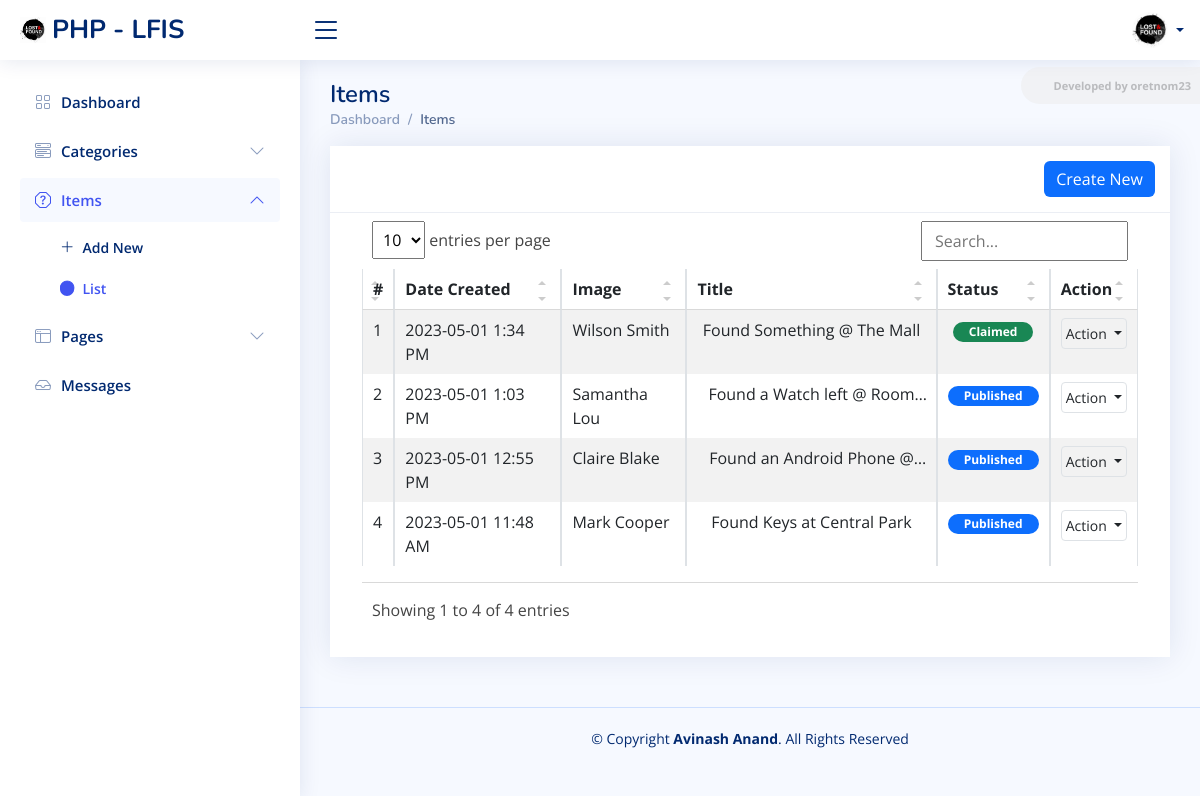
Screenshot of /admin/?page=items (signed in) with the database file from the repository.
### tables this page shows
CREATE TABLE `item_list` (
  `id` bigint(30) NOT NULL,
  `category_id` bigint(30) NOT NULL,
  `fullname` text NOT NULL,
  `title` text NOT NULL,
  `description` text NOT NULL,
  `contact` text NOT NULL,
  `image_path` text DEFAULT NULL,
  `status` tinyint(1) NOT NULL DEFAULT 0,
  `created_at` datetime NOT NULL DEFAULT current_timestamp(),
  `updated` datetime DEFAULT NULL ON UPDATE current_timestamp()
);

### admin/items/index.php (the view, shortened to what this page needs)
<div class="card card-outline rounded-0 card-navy">
	<div class="card-header ">
		<div class="card-tools d-flex justify-content-end">
			<a href="<?= base_url ?>admin?page=items/manage_item" id="create_new" class="btn btn-flat btn-primary bg-gradient-teal border-0 rounded00"><span class="fas fa-plus"></span>  Create New</a>
		</div>
	</div>
	<div class="card-body">
        <div class="container-fluid">
			<div class="table-responsive">
				<table class="table table-sm table-hover table-striped table-bordered" id="list">
					<colgroup>
						<col width="5%">
						<col width="20%">
						<col width="15%">
						<col width="35%">
						<col width="15">
						<col width="10%">
					</colgroup>
					<thead>
						<tr>
							<th>#</th>
							<th>Date Created</th>
							<th>Image</th>
							<th>Title</th>
							<th>Status</th>
							<th>Action</th>
						</tr>
					</thead>
					<tbody>
						<?php
						$i = 1;
						$qry = $conn->query("SELECT *, COALESCE((SELECT name FROM `category_list` where `category_list`.`id` = `item_list`.`category_id`  ), 'N/A') as category from `item_list` order by abs(unix_timestamp(`created_at`)) desc ");
						while($row = $qry->fetch_assoc()):
						?>
							<tr>
								<td class="align-items-center text-center"><?php echo $i++; ?></td>
								<td class="align-items-center"><?php echo date("Y-m-d g:i A",strtotime($row['created_at'])) ?></td>
								<td class="align-items-center"><?= $row['fullname'] ?></td>
								<td class="align-items-center"><p class="text-center truncate-1" style="max-width:250px"><?= $row['title'] ?></p></td>
								<td class="align-items-center justify-content-center text-center">
									<?php if($row['status'] == 1): ?>
										<span class="badge bg-primary px-3 rounded-pill">Published</span>
									<?php elseif($row['status'] == 2): ?>
										<span class="badge bg-success px-3 rounded-pill">Claimed</span>
									<?php else: ?>
										<span class="badge bg-secondary px-3 rounded-pill">Pending</span>
									<?php endif; ?>
								</td>
								<td class="align-items-center" align="center">
									<div class="dropdown">
										<button type="button" class="btn btn-flat p-1 btn-default btn-sm border dropdown-toggle dropdown-icon" data-bs-toggle="dropdown">
												Action
										</button>
									</div>
								</td>
							</tr>
						<?php endwhile; ?>
					</tbody>
				</table>
			</div>
		</div>
	</div>
</div>

### assets/css/style.css (style rules this page uses)
:root { scroll-behavior: smooth; }
body { font-family: "Open Sans", sans-serif; background: #f6f9ff; color: #444444; }
a { color: #4154f1; text-decoration: none; }
.card { margin-bottom: 30px; border: none; border-radius: 5px; box-shadow: 0px 0 30px rgba(1, 41, 112, 0.1); }
.card-header, .card-footer { border-color: #ebeef4; background-color: #fff; color: #798eb3; padding: 15px; }
.card-body { padding: 0 20px 20px 20px; }

### assets/css/custom.css (style rules this page uses)
.truncate-1 { overflow: hidden; text-overflow: ellipsis; display: -webkit-box; -webkit-line-clamp: 1; -webkit-box-orient: vertical; }
.table-responsive { overflow-x: unset; }

### rows the page displays
item_list: created_at "2023-05-01 1:34 PM", fullname "Wilson Smith", title "Found Something @ The Mall", status "Claimed"
item_list: created_at "2023-05-01 1:03 PM", fullname "Samantha Lou", title "Found a Watch left @…", status "Published"
item_list: created_at "2023-05-01 12:55 PM", fullname "Claire Blake", title "Found an Android Phone…", status "Published"
item_list: created_at "2023-05-01 11:48 AM", fullname "Mark Cooper", title "Found Keys at Central Park", status "Published"

### other values shown
$_settings->info('short_name') "PHP - LFIS"
str_replace(['_', '/'], ' ', ($pageSplit[1] ?? $page)) "Items"
